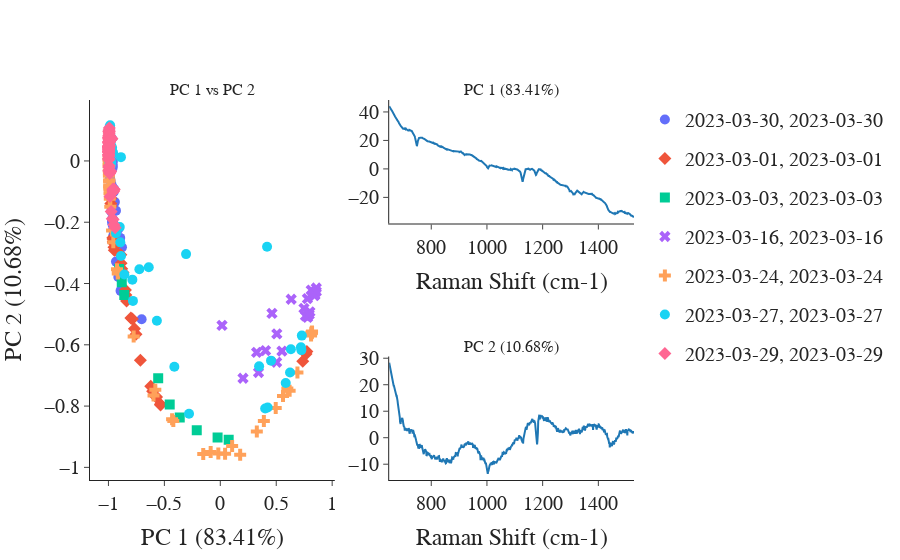

The notebook cell this image was saved under:
### Markdown cell above
+ Can remove spectra by id:  
`db.deab_list.append(#)`   
+ Can set conditions:  
    + `db.condition='WHERE col IS NOT NULL'`  
    + `db.condition='WHERE col IS value'`  
    + `db.condition='WHERE col1 IS NOT NULL AND col2 = value'`
    + `db.condition='WHERE strftime(\'%Y\',date)=\'2023\' AND general_loc in (\'substantia nigra\',\'cortex\',\'midbrain\')'`  
    + `db.condition="WHERE date LIKE '2023-%'"# AND location IN ('cortex')"`
+ As currently write, `raman_shifts()` should be executed twice to automatically remove problematic Raman Shifts

### Code cell
reload(__utils__)
reload(data_wrangle)
reload(analysis)
db=data_wrangle.DataTable(path, table)

db.condition = 'WHERE location IS NOT NULL'

data=db.dataset(summary=False)

rs=data.index
id=data.columns
names=db.label_dict('date',include_col_name=False)

var=analysis.multivar(data.T,rs,names)

pc,a,b=var.pca_run()
var.pca_fig('PC 1', 'PC 2')
